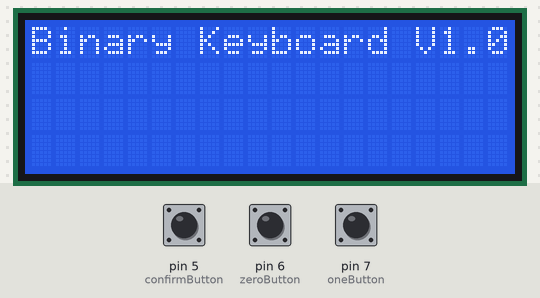
Bench run of a sketch on a simulated Arduino Leonardo, built with avr-gcc and run on an emulated ATmega32U4. Parts: 20×4 character LCD. The test bench sets the inputs (shaded band); at power-on: pin 6 (zeroButton) LOW, pin 7 (oneButton) LOW, pin 5 (confirmButton) LOW. USB keyboard and mouse output is not drawn.

Above: at 1.2 s.
1.3 s: pin 6 (zeroButton) pulled HIGH for 0.15 s
At 2.5 s:
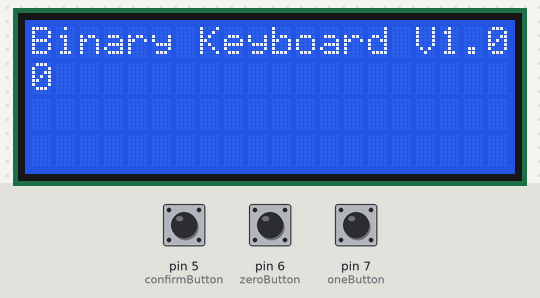
2.9 s: pin 7 (oneButton) pulled HIGH for 0.15 s
4.5 s: pin 6 (zeroButton) pulled HIGH for 1 s
At 4.9 s:
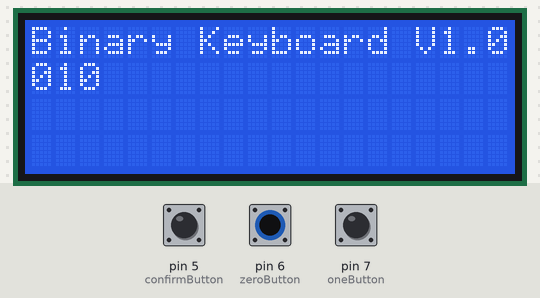
7.0 s: pin 7 (oneButton) pulled HIGH for 1 s
9.5 s: pin 6 (zeroButton) pulsed HIGH 5 times (0.12 s each, 0.3 s apart)
At 10.61 s:
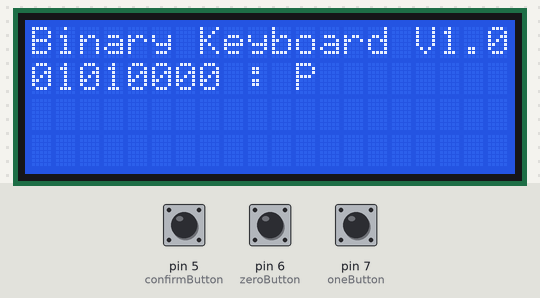
Timing chart, 0 to 12.5 s (numbered marks = the images above; inputs shaded):
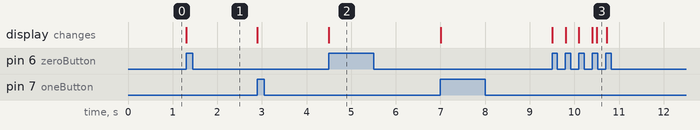

The sketch:

binary_keyboard.ino
```cpp
#include <Keyboard.h>
#include <Wire.h>
#include <LiquidCrystal_I2C.h>

LiquidCrystal_I2C lcd(0x27, 2, 1, 0, 4, 5, 6, 7, 3, POSITIVE);  // Set the LCD I2C address

//Set up the pins
const int zeroButton = 6;
const int oneButton = 7;
const int confirmButton = 5;

//We don't want stuff repeating so let's keep track of the state
bool zeroPressed = false;
bool onePressed = false;
bool confirmPressed = false;
bool preview = false;

//better way to do this? Probably but the code is still in development
int binVal = 0;
//Count makes sure we only have 8 bits; no more no less
int count = 7;

void setup()
{
  //Set our inputs
  pinMode(zeroButton, INPUT);
  pinMode(oneButton, INPUT);
  pinMode(confirmButton, INPUT);

  //LCD & Keyboard setup
  Keyboard.begin();
  lcd.begin(20,4);
  resetLCD();
}


void loop()
{
  //Track button presses
  int zeroState = digitalRead(zeroButton);
  int oneState = digitalRead(oneButton);
  int confirmState = digitalRead(confirmButton);

  //Zero was pressed
  if (zeroState == HIGH && !zeroPressed) {
    if (count >= 0) {
      count--;
      lcd.print("0");
    } else {
      resetLCD();
    }
    zeroPressed = true;
    delay(100);
  } else if (zeroPressed && zeroState != HIGH) { //make sure it doesn't register as two presses
    zeroPressed = false;
  }

  //one was pressed
  if (oneState == HIGH && !onePressed) {
    if (count >= 0) {
      binVal += 1<<count; // 00000001 <-- current count, 2^count
      count--;
      lcd.print("1");
    } else {
      resetLCD();
    }
    onePressed = true;
    delay(100);
  } else if (onePressed && oneState != HIGH) { //make sure it doesn't register as two presses
    onePressed = false;
  }

  if (confirmState == HIGH && !confirmPressed) {
    if (count < 0) {
      Keyboard.write((int)binVal);
      resetLCD();
    }
    confirmPressed = true;
  } else if (confirmState != HIGH && confirmPressed) {
    confirmPressed = false;
  }

  if (count < 0 && !preview) { //Preview the character
    lcd.print(" : ");
    lcd.print((char)(int)binVal); //bin to ascii conversion is easy
    preview = true;
  }
}


void resetLCD() {
  lcd.clear();
  lcd.setCursor(0,0); //Start at character 0 on line 0
  lcd.print("Binary Keyboard V1.0");
  lcd.setCursor(0,1);
  preview = false;
  binVal = 0;
  count = 7;
}
```

Measured:
- after the input at 1.3 s, the display: changes at once (image 1)
- after the input at 4.5 s, the display: changes at once (image 2)
- after the input at 9.5 s, the display: first changes at once (image 3 shows a later state)
